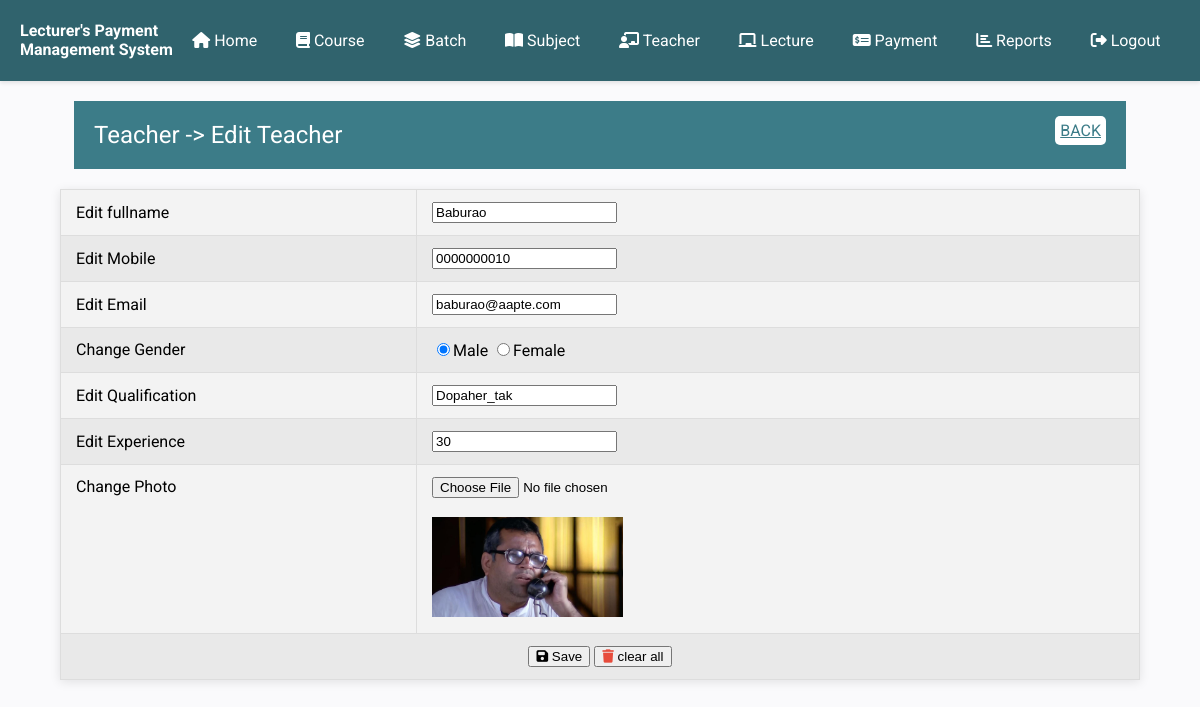
/edit_teacher.php?teacherid=3 (signed in), run on the app's committed database.
### tables this page shows
CREATE TABLE IF NOT EXISTS `teacher` (
  `id` int(11) NOT NULL AUTO_INCREMENT,
  `name` varchar(255) NOT NULL,
  `mobile` varchar(20) DEFAULT NULL,
  `email` varchar(255) DEFAULT NULL,
  `gender` tinyint(1) DEFAULT NULL,
  `qualification` varchar(255) DEFAULT NULL,
  `experience` int(11) DEFAULT NULL,
  `photo` varchar(255) DEFAULT NULL,
  `isdeleted` int(11) NOT NULL DEFAULT '0',
  PRIMARY KEY (`id`)
);

### edit_teacher.php (the view, shortened to what this page needs)
<?php
require_once('inc/connection.php');
require_once('inc/header-part.php');
?>
</head>
<body>
    <?php require_once('inc/menu.php');
    extract($_REQUEST);
    $sql = "select * from teacher where id=?";
    $cmd = $db->prepare($sql);
    $cmd->bindParam(1, $teacherid);
    $cmd->execute();
    $teacher = $cmd->fetch();
    extract($teacher);
    ?>
    <div class="heading">
        <div>
            <span>Teacher -> Edit Teacher</span>
            <span><a href="teacher.php">BACK</a></span>
        </div>
    </div>
    <div class="container white-form">
        <form action="submit/update-teacher.php" method="post" enctype="multipart/form-data">
            <table id="input-table">
                <tr>
                    <td width='33%'>Edit fullname</td>
                    <td>
                        <input type="text" name="fullname" id="fullname" class="input-box" value="<?= $name; ?>" required />
                    </td>
                </tr>
                <tr>
                    <td>Edit Mobile</td>
                    <td>
                        <input type="tel" name="mobile" id="mobile" class="input-box" value="<?= $mobile; ?>" required />
                    </td>
                </tr>
                <tr>
                    <td>Edit Email</td>
                    <td>
                        <input type="email" name="email" id="email" class="input-box" value="<?= $email; ?>" required />
                    </td>
                </tr>
                <tr>
                    <td>Change Gender</td>
                    <?php
                        $male = 'checked';
                        $female = null;
                    ?>
                    <td>
                        <label for="male"><input type="radio" name="gender" id="male" value="1" <?= $male ?> required />Male</label>
                        <label for="female"><input type="radio" name="gender" id="female" value="0" <?= $female ?> required />Female</label>
                    </td>
                </tr>
                <tr>
                    <td>Edit Qualification</td>
                    <td>
                        <input type="text" name="qulification" id="qulification" class="input-box" value="<?= $qualification; ?>" required />
                    </td>
                </tr>
                <tr>
                    <td>Edit Experience</td>
                    <td>
                        <input type="text" name="experience" id="experience" class="input-box" value="<?= $experience; ?>" required />
                    </td>
                </tr>
                <tr>
                    <td valign=top>Change Photo</td>
                    <td>
                        <input type="file" name="photo" id="photo" accept="image/*" />
                        <br />
                        <br />
                        <img src="images/<?= $photo ?>" alt="" class='teacher-photo' />
                    </td>
                </tr>
                <tr>
                    <td colspan="2" align="center">
                        <button type="submit" class="save">
                            <i class="fa fa-save"></i> Save
                        </button>
                        <button type="reset" class="clear">
                            <i class="fa fa-trash"></i> clear all
                        </button>
                    </td>
                </tr>
            </table>
        </form>
    </div>
</body>

### style.css (style rules this page uses)
body { font-family: 'Roboto', sans-serif; background-color: #fafafc; margin: 0; padding: 0; }
table { width: 90%; border-collapse: collapse; margin: 20px auto; box-shadow: 0 2px 10px rgba(0, 0, 0, 0.1); background-color: #fff; }
table th, table td { padding: 12px 15px; border: 1px solid #dddddd; }
table tbody tr:nth-child(odd) { background-color: #f3f3f3; }
table tbody tr:nth-child(even) { background-color: #e9e9e9; }
.container { width: 100%; max-width: 1200px; margin: 0 auto; }
.fa-trash { color: #e74c3c; }
.heading { width: 86%; margin: auto; background-color: #3c7c88; margin-bottom: 20px; margin-top: 20px; padding: 10px; color: white; }
.heading>div { display: flex; justify-content: space-between; }
.heading>div>span>a { background-color: white; padding: 5px; border-radius: 5px; color: #3c7c88; }
.heading>* { padding: 10px; }
.heading>div>span:first-child { font-size: 1.5rem; }
.teacher-photo { height: 100px; }

### data on the page
teacher: fullname "Baburao", mobile "0000000010", email "baburao@aapte.com", qulification "Dopaher_tak", experience "30", photo (picture)
